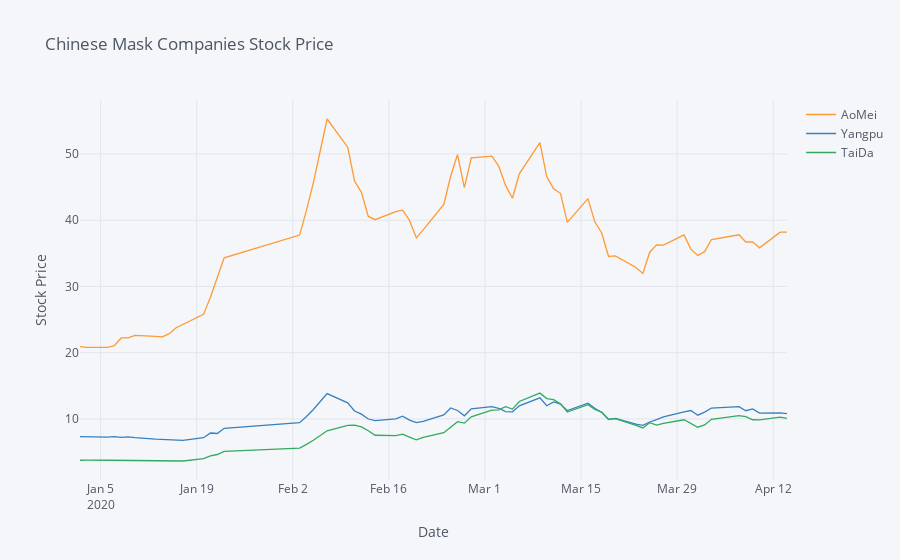

Notebook cell for this chart:
### Code cell
import pandas as pd
import cufflinks as cf
import numpy as np
close_data_aomeiyiliao=df1[['trade_date','close']]
close_data_yangpuyiliao=df2[['trade_date','close']]
close_data_taidagufen=df3[['trade_date','close']]
close_data_aomeiyiliao.columns=['trade_date','AoMei']
close_data_yangpuyiliao.columns=['trade_date','Yangpu']
close_data_taidagufen.columns=['trade_date','TaiDa']
close_data_middle=pd.merge(close_data_aomeiyiliao,close_data_yangpuyiliao,on="trade_date")
close_data_final=pd.merge(close_data_middle,close_data_taidagufen,on ="trade_date")
close_data_final.trade_date=pd.to_datetime(close_data_final.trade_date)
close_data_final.set_index(["trade_date"], inplace=True)
# #close_data_final

close_data_final.iplot(theme='pearl', filename='Tutorial Metadata', title='Chinese Mask Companies Stock Price',xTitle='Date', yTitle='Stock Price', world_readable=True)
